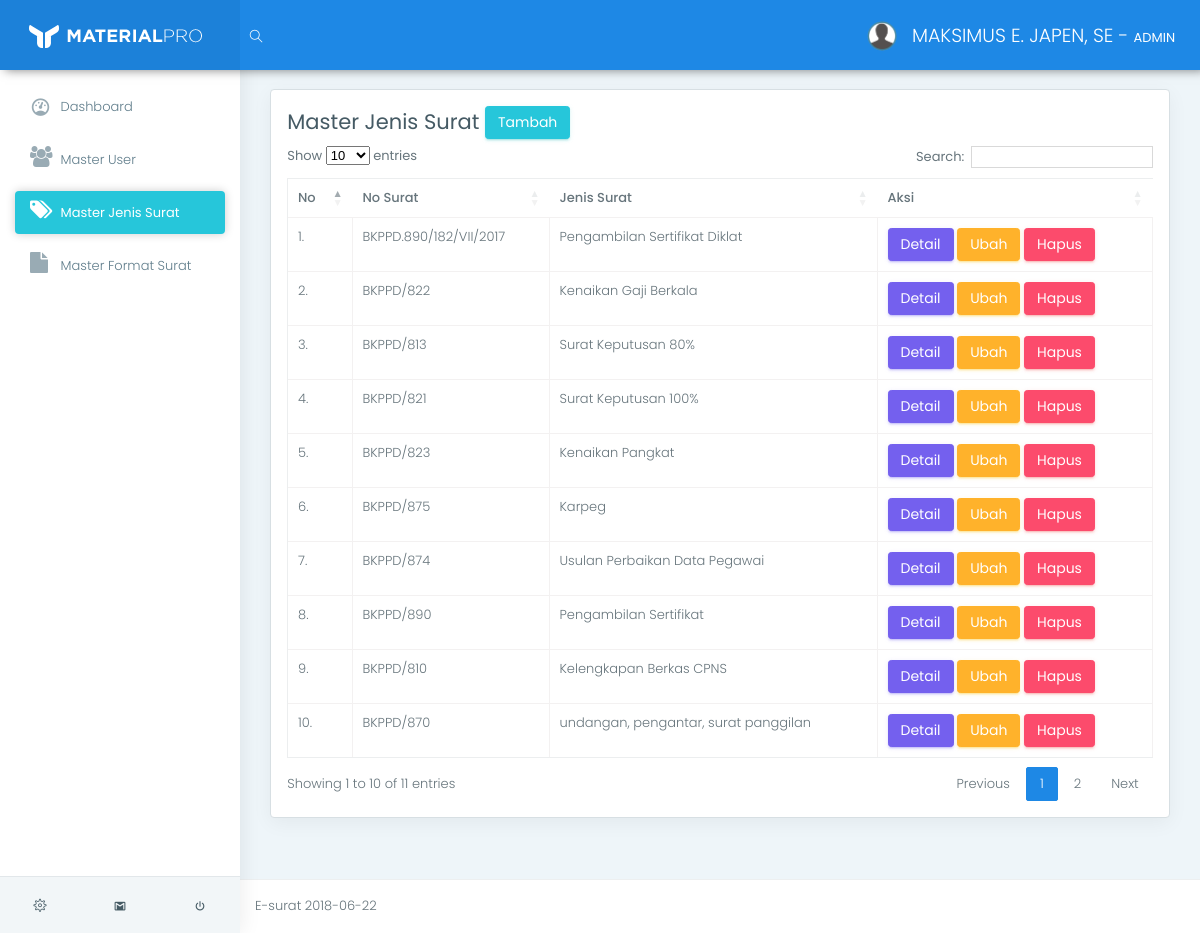
The page /app/index.php?page=view_jenis_surat (signed in) on the database its author committed.
### tables this page shows
CREATE TABLE `tb_user` (
  `id_user` varchar(11) NOT NULL,
  `nip` varchar(50) NOT NULL,
  `nama` varchar(100) NOT NULL,
  `id_jabatan` int(11) NOT NULL,
  `gambar` varchar(100) NOT NULL
);

CREATE TABLE `tb_jenis_surat` (
  `id_jenis_surat` int(11) NOT NULL,
  `no_surat` varchar(50) NOT NULL,
  `jenis_surat` varchar(50) NOT NULL,
  `isi_surat` text NOT NULL
);

### app/helper/koneksi.php (called while the page is built, shortened)
<?php
class Koneksi {
	private $koneksi;
	function __construct(){
		$this->koneksi = new mysqli("localhost","root","","db_e_surat");
	}
	public function setQuery($sql){
		return $this->koneksi->query($sql);
	}
}
 ?>

### app/helper/auth.php (called while the page is built, shortened)
<?php
include 'crud.php';
class Auth {
	public function isKepalaBadan(){
		return ($_SESSION['sess_user']['sess_status'] == "KEPALA BADAN");
	}
	public function isAdmin(){
		return ($_SESSION['sess_user']['sess_status'] == "ADMIN");
	}
	public function getUser($id_user){
		$sql    = "SELECT * FROM tb_user WHERE id_user = '$id_user'";
		$crud   = new Crud();
		$result = $crud->view($sql);
		return $result[0]['nama'];
	}
}
 ?>

### app/helper/crud.php (called while the page is built, shortened)
<?php
include_once 'koneksi.php';
class Crud {
	function __construct(){
		$this->koneksi = new Koneksi();
	}
	public function view($sql){
		$result = $this->koneksi->setQuery($sql);
		$data = [];
        while ($row = $result->fetch_assoc()) {
            $data[] = $row;
        }
        return $data;
	}
}
 ?>

### app/m_jenis_surat/view.php (the view)
<div class="row">
    <div class="col-lg-12">
        <div class="card">
            <div class="card-block">
                <h3>
                    Master Jenis Surat
                    <a href="index.php?page=add_jenis_surat" class="btn btn-success">Tambah</a>
                </h3>
                <table class="table table-stripped table-bordered" id="data_table">
                    <thead>
                        <tr>
                            <th>No</th>
                            <th>No Surat</th>
                            <th>Jenis Surat</th>
                            <th>Aksi</th>
                        </tr>
                    </thead>
                    <tbody>
                        <?php
                            $crud   = new Crud();
                            $result = $crud->view("SELECT * FROM tb_jenis_surat");
                            $no = 1;
                            foreach ($result as $value):
                        ?>
                        <tr>
                            <td><?= $no++."." ?></td>
                            <td><?= $value['no_surat'] ?></td>
                            <td><?= $value['jenis_surat'] ?></td>
                            <td>
                                <a href="index.php?page=detail&id_jenis_surat=<?= $value['id_jenis_surat'] ?>" class="btn btn-primary">Detail</a>
                                <a href="index.php?page=edit_jenis_surat&id_jenis_surat=<?= $value['id_jenis_surat'] ?>" class="btn btn-warning">Ubah</a>
                                <a href="index.php?page=delete_jenis_surat&id_jenis_surat=<?= $value['id_jenis_surat'] ?>" onClick="return confirm('Data Akan Dihapus !')" class="btn btn-danger">Hapus</a>
                            </td>
                        </tr>
                        <?php endforeach ?>
                    </tbody>
                </table>
            </div>
        </div>
    </div>
</div>

### app/index.php (shortened to what this page needs)
<?php
include "helper/auth.php";
$auth = new Auth();
?>
<!DOCTYPE html>
<html lang="en">
<head>
	<link href="../assets/css/box.css" rel="stylesheet">
	<link href="../assets/plugins/bootstrap/css/bootstrap.min.css" rel="stylesheet">
	<link href="../assets/plugins/c3-master/c3.min.css" rel="stylesheet">
	<link href="../assets/css/style.css" rel="stylesheet">
	<link href="../assets/css/colors/blue.css" id="theme" rel="stylesheet">
	<link rel="stylesheet" href="https://cdn.datatables.net/1.10.16/css/dataTables.bootstrap4.min.css">
	<link rel="stylesheet" href="https://cdn.datatables.net/buttons/1.5.1/css/buttons.dataTables.min.css">
	<link href="https://cdnjs.cloudflare.com/ajax/libs/select2/4.0.6-rc.0/css/select2.min.css" rel="stylesheet" />
</head>
<body class="fix-header fix-sidebar card-no-border">
	<div id="main-wrapper">
		<header class="topbar">
			<nav class="navbar top-navbar navbar-toggleable-sm navbar-light">
				<div class="navbar-header">
					<a class="navbar-brand" href="index.html">
						<b>
							<img src="../assets/images/logo-light-icon.png" alt="homepage" class="light-logo" />
						</b>
						<span>
						 <img src="../assets/images/logo-light-text.png" class="light-logo" alt="homepage" /></span> </a>
				</div>
				<div class="navbar-collapse">
					<ul class="navbar-nav mr-auto mt-md-0">
						<li class="nav-item hidden-sm-down search-box"> <a class="nav-link hidden-sm-down text-muted waves-effect waves-dark" href="javascript:void(0)"><i class="ti-search"></i></a>
						</li>
					</ul>
					<ul class="navbar-nav my-lg-0">
						<li class="nav-item dropdown">
							<a class="nav-link dropdown-toggle text-muted waves-effect waves-dark" href="" data-toggle="dropdown" aria-haspopup="true" aria-expanded="false"><img src="../assets/images/user.png" alt="user" class="profile-pic m-r-10" />
								<?= $auth->getUser($_SESSION['sess_user']['sess_id_user'])." - <b>".$_SESSION['sess_user']['sess_status']."</b>" ?>
							</a>
						</li>
					</ul>
				</div>
			</nav>
		</header>
		<aside class="left-sidebar">
			<div class="scroll-sidebar">
				<nav class="sidebar-nav">
					<ul id="sidebarnav">
					<li>
						<a class="waves-effect waves-dark" href="index.php?page=view_dashbord" aria-expanded="false"><i class="mdi mdi-gauge"></i><span class="hide-menu"> Dashboard</span></a>
					</li>
					<?php if($auth->isKepalaBadan()): ?>
						<li>
							<a class="waves-effect waves-darkenvelope-open" href="index.php?page=view_surat_masuk_tu" aria-expanded="false"><i class="fa fa-envelope-open"></i><span class="hide-menu"> Surat Masuk</span></a>
						</li>
						<li>
							<a class="waves-effect waves-dark" href="index.php?page=view_surat_keluar" aria-expanded="false"><i class="fa fa-envelope"></i><span class="hide-menu">Surat Keluar</span></a>
						</li>
					<?php elseif($auth->isAdmin()): ?>
						<li>
							<a class="waves-effect waves-dark" href="index.php?page=view_user" aria-expanded="false"><i class="fa fa-users"></i><span class="hide-menu"> Master User</span></a>
						</li>
						<li>
							<a class="waves-effect waves-dark" href="index.php?page=view_jenis_surat" aria-expanded="false"><i class="fa fa-tags"></i><span class="hide-menu"> Master Jenis Surat</span></a>
						</li>
						<li>
							<a class="waves-effect waves-dark" href="index.php?page=view_format_surat" aria-expanded="false"><i class="fa fa-file"></i><span class="hide-menu"> Master Format Surat</span></a>
						</li>
					<?php endif ?>
					</ul>
				</nav>
			</div>
			<div class="sidebar-footer">
				<a href="" class="link" data-toggle="tooltip" title="Settings"><i class="ti-settings"></i></a>
				<a href="" class="link" data-toggle="tooltip" title="Email"><i class="mdi mdi-gmail"></i></a>
				<a href="../logout.php" class="link" data-toggle="tooltip" title="Logout"><i class="mdi mdi-power"></i></a> </div>
		</aside>
		<div class="page-wrapper">
			<div class="container-fluid"><br>
				<?php
				$page = isset( $_GET['page'])?$_GET['page']:"";
				if($page){
					if($page == "view_dashbord"){
						include "dashbord/view.php";
					}else if($page == "view_user"){
						include "m_pegawai/view.php";
					}else if($page == "add_user"){
						include "m_pegawai/add_form.php";
					}else if($page == "edit"){
						include "m_pegawai/edit_form.php";
					}else if($page == "delete"){
						include "m_pegawai/delete.php";
					}
					else if($page == "view_jenis_surat"){
						include "m_jenis_surat/view.php";
					}else if($page == "add_jenis_surat"){
						include "m_jenis_surat/add_form.php";
					}else if($page == "detail"){
						include "m_jenis_surat/detail.php";
					}else if($page == "edit_jenis_surat"){
						include "m_jenis_surat/edit_form.php";
					}else if($page == "delete_jenis_surat"){
						include "m_jenis_surat/delete.php";
					}
				}else{
					include "dashbord/view.php";
				}
				?>
			</div>
			<footer class="footer"> E-surat <?= date("Y-m-d") ?> </footer>
		</div>
	</div>
</body>
</html>

### assets/css/colors/blue.css (style rules this page uses)
.topbar { background: #1e88e5; }
.topbar .navbar-header { background: rgba(0, 0, 0, 0.05); }
.topbar .top-navbar .navbar-header .navbar-brand .light-logo { display: inline-block; color: rgba(255, 255, 255, 0.8); }
.topbar .navbar-light .navbar-nav .nav-item > a.nav-link { color: #ffffff !important; }
.sidebar-nav { background: #fff; }
.sidebar-nav ul li a { color: #607d8b; }
.sidebar-nav ul li a.active, .sidebar-nav ul li a:hover { color: #26c6da; }
.sidebar-nav ul li a.active { color: #263238; }
.sidebar-nav > ul > li.active > a, .sidebar-nav > ul > li.active:hover > a { color: #ffffff; background: #26c6da; }
.sidebar-nav > ul > li.active > a i, .sidebar-nav > ul > li.active:hover > a i { color: #ffffff; }
.sidebar-nav > ul > li.active > a:after, .sidebar-nav > ul > li.active:hover > a:after { border-color: #ffffff; }
.sidebar-nav > ul > li > a.active i, .sidebar-nav > ul > li > a:hover i { color: #26c6da; }
.sidebar-nav > ul > li > a i { color: #99abb4; }
.sidebar-nav > ul > li > a.active { font-weight: 400; background: #ffffff; color: #1e88e5; }
.card-no-border .sidebar-nav > ul > li > a.active { color: #ffffff; background: #26c6da; }
.card-no-border .sidebar-nav > ul > li > a.active i { color: #ffffff; }
.card-no-border .sidebar-nav > ul > li > a.active:after { border-color: #ffffff; }

### app/index.php (style rules this page uses)
* { font-size: 13px; line-height: 1.428; }

### rows shown on the page
tb_user: nama "MAKSIMUS E. JAPEN, SE"
tb_jenis_surat: no_surat "BKPPD.890/182/VII/2017", jenis_surat "Pengambilan Sertifikat Diklat"
tb_jenis_surat: no_surat "BKPPD/822", jenis_surat "Kenaikan Gaji Berkala"
tb_jenis_surat: no_surat "BKPPD/813", jenis_surat "Surat Keputusan 80%"
tb_jenis_surat: no_surat "BKPPD/821", jenis_surat "Surat Keputusan 100%"
tb_jenis_surat: no_surat "BKPPD/823", jenis_surat "Kenaikan Pangkat"
tb_jenis_surat: no_surat "BKPPD/875", jenis_surat "Karpeg"
tb_jenis_surat: no_surat "BKPPD/874", jenis_surat "Usulan Perbaikan Data Pegawai"
tb_jenis_surat: no_surat "BKPPD/890", jenis_surat "Pengambilan Sertifikat"
tb_jenis_surat: no_surat "BKPPD/810", jenis_surat "Kelengkapan Berkas CPNS"
tb_jenis_surat: no_surat "BKPPD/870", jenis_surat "undangan, pengantar, surat panggilan"

### other values the page prints
$_SESSION['sess_user']['sess_status'] "ADMIN"
